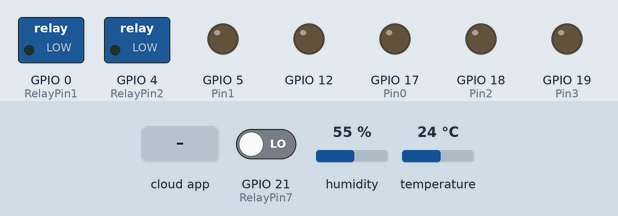
Simulated run of this sketch. Board: ESP32. On the bench: switched loads named in the sketch (green lamp = pin HIGH), output pins drawn as LEDs (lit = HIGH). The test bench sets the inputs (shaded band); at power-on: GPIO 21 (RelayPin7) LOW, humidity 55 %, temperature 24 °C. WiFi joins after 1.5 s; servers stay silent unless stated; no MQTT or app messages arrive unless stated; what the sketch prints to the serial monitor is not drawn.

Above: at 2.7 s.
2.8 s: the phone or cloud app sets 648727e2743f912070351f08 to 0
At 3.6 s:
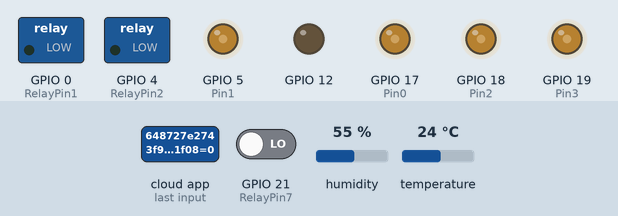
10.7 s: the phone or cloud app sets 647a06cb929949c1da7a198d to 1
At 11.9 s:
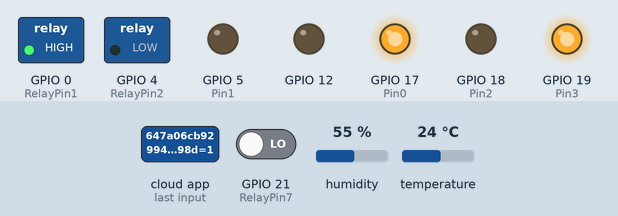
12.7 s: the phone or cloud app sets 647a3cc1929949c1da7a421f to 1
At 13.4 s:
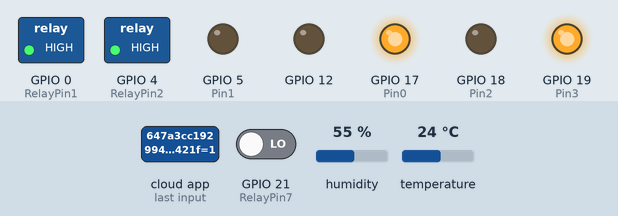
14.2 s: the phone or cloud app sets 647a06cb929949c1da7a198d to 0
At 15.4 s:
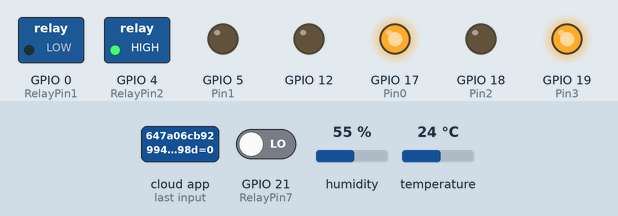
15.7 s: the phone or cloud app sets 647a3cc1929949c1da7a421f to 0
At 16.4 s:
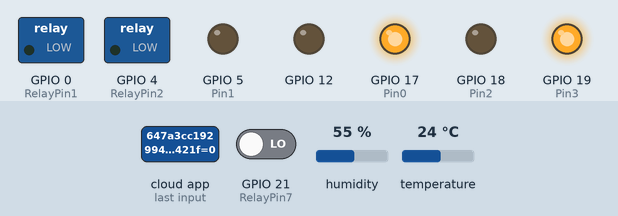
17.2 s: the phone or cloud app sets 648727e2743f912070351f08 to 1
At 26.4 s:
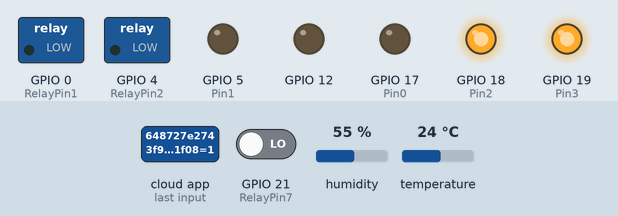
Timing chart, 0 to 26.9 s (numbered marks = the images above; inputs shaded):
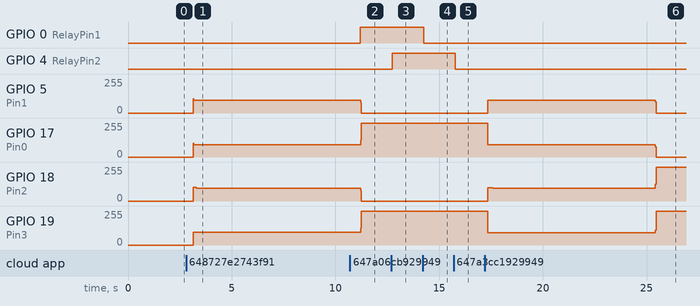

Measured:
- after the input at 2.8 s, GPIO 5 (Pin1): 0/255 → 96/255 after 0.33 s; GPIO 17 (Pin0): 0/255 → 93/255 after 0.33 s; GPIO 18 (Pin2): 0/255 → 102/255 after 0.33 s, → 96/255 0.16 s later; GPIO 19 (Pin3): 0/255 → 97/255 after 0.33 s
- after the input at 10.7 s, GPIO 0 (RelayPin1): LOW → HIGH after 0.51 s
- after the input at 12.7 s, GPIO 4 (RelayPin2): LOW → HIGH at once
- after the input at 14.2 s, GPIO 0 (RelayPin1): HIGH → LOW after 0.06 s
- after the input at 15.7 s, GPIO 4 (RelayPin2): HIGH → LOW after 0.08 s
- after the input at 17.2 s, GPIO 5 (Pin1): 0/255 → 97/255 after 0.14 s, → 0/255 8.1 s later; GPIO 17 (Pin0): 255/255 → 93/255 after 0.14 s, → 0/255 8.1 s later; GPIO 18 (Pin2): 0/255 → 101/255 after 0.14 s, → 94/255 0.24 s later, → 255/255 7.8 s later; GPIO 19 (Pin3): 255/255 → 92/255 after 0.14 s, → 255/255 8.1 s later

The sketch:

Home.ino
```cpp
#include <WiFi.h>
#include "SinricPro.h"
#include "SinricProSwitch.h"
#include <SinricProGarageDoor.h>
#include<PubSubClient.h>
#include <DHT.h>

#include <map>

// Paramètres du WIFI
const char* WIFI_SSID = "rabie";
const char* WIFI_PASS = "123456789";

// Paramètres du Broker MQTT
const char* mqttServer = "192.168.137.244";
const int mqttPort = 1883;

//Thingspeak
const char* serverTh = "api.thingspeak.com";
const char* apiKey = "RKPR1G70NCGDNOGF";

// Senric pro
#define APP_KEY "b7c25375-c9a6-467c-a123-0ac3b6f9e158"
#define APP_SECRET "31c67726-11ee-4047-8887-f51bfd387808-6bd270df-50c4-44c0-9f40-904aa8bf56e8"

// Paramètres pour l'automatisation
bool previousLampState = false; //Lampe
bool previousClimatState = false; //Climat


//ID dans Senric pro
#define device_ID_1 "647a06cb929949c1da7a198d" //Lampe
#define device_ID_2 "647a3cc1929949c1da7a421f" //Climate
#define device_ID_3 "648727e2743f912070351f08" //Porte


// les portes GPIO
#define RelayPin1 0   //Lampe
#define RelayPin2 4   //Climate

#define Pin0 17 //Porte
#define Pin1 5 //Porte
#define Pin2 18 //Porte
#define Pin3 19 //Porte

#define RelayPin7 21   //Presence
#define RelayPin8 22   //Temperature

DHT dht(RelayPin8,DHT11);

WiFiClient esclient;
PubSubClient client(esclient);

typedef struct {
  int relayPIN;
  int flipSwitchPIN;
} deviceConfig_t;

//LLiée chaque id avec un porte GPIO
std::map<String, deviceConfig_t> devices = {
  { device_ID_1, { RelayPin1 } },
  { device_ID_2, { RelayPin2 } },
  { device_ID_3, { 12 } }
};

// fonction pour configurer les porte GPIO en OUTPUT ou bien INPUT
void setupRelays() {
  for (auto &device : devices) {
    int relayPIN = device.second.relayPIN;
    pinMode(relayPIN, OUTPUT);
    digitalWrite(relayPIN, LOW);
  }
    pinMode(Pin0, OUTPUT);
    pinMode(Pin1, OUTPUT);
    pinMode(Pin2, OUTPUT);
    pinMode(Pin3, OUTPUT);

  pinMode(RelayPin7, INPUT);   //Presence

}

//Connexion au MQTT
void setupMQTT(){
  client.setServer(mqttServer, mqttPort);
  while (!client.connected()) {
    if (client.connect("ESP32Client")) {
      Serial.println("Connecté au Broker MQTT !");
    } else {
      Serial.print("Échec de la connexion au Broker MQTT. Erreur = ");
      Serial.println(client.state());
    }
  }
}

//Connexion au WIFI
void setupWiFi() {
  Serial.printf("\r\n[Wifi]: Connecting");
  WiFi.begin(WIFI_SSID, WIFI_PASS);

  while (WiFi.status() != WL_CONNECTED) {
    Serial.printf(".");
    delay(250);
  }

  Serial.printf("connected!\r\n[WiFi]: IP-Address is %s\r\n", WiFi.localIP().toString().c_str());
}


// Fonction pour ouvrire ou fermer la porte
void Porte(bool state){
  int _step = 0;
  if(state){
      for (int i=0; i<8000; i++){
          switch(_step){
          case 0:
            digitalWrite(Pin0, LOW);
            digitalWrite(Pin1, LOW);
            digitalWrite(Pin2, LOW);
            digitalWrite(Pin3, HIGH);
          break;
          case 1:
            digitalWrite(Pin0, LOW);
            digitalWrite(Pin1, LOW);
            digitalWrite(Pin2, HIGH);
            digitalWrite(Pin3, HIGH);
          break;
          case 2:
            digitalWrite(Pin0, LOW);
            digitalWrite(Pin1, LOW);
            digitalWrite(Pin2, HIGH);
            digitalWrite(Pin3, LOW);
          break;
          case 3:
            digitalWrite(Pin0, LOW);
            digitalWrite(Pin1, HIGH);
            digitalWrite(Pin2, HIGH);
            digitalWrite(Pin3, LOW);
          break;
          case 4:
            digitalWrite(Pin0, LOW);
            digitalWrite(Pin1, HIGH);
            digitalWrite(Pin2, LOW);
            digitalWrite(Pin3, LOW);
          break;
          case 5:
            digitalWrite(Pin0, HIGH);
            digitalWrite(Pin1, HIGH);
            digitalWrite(Pin2, LOW);
            digitalWrite(Pin3, LOW);
          break;
            case 6:
            digitalWrite(Pin0, HIGH);
            digitalWrite(Pin1, LOW);
            digitalWrite(Pin2, LOW);
            digitalWrite(Pin3, LOW);
          break;
          case 7:
            digitalWrite(Pin0, HIGH);
            digitalWrite(Pin1, LOW);
            digitalWrite(Pin2, LOW);
            digitalWrite(Pin3, HIGH);
          break;
          default:
            digitalWrite(Pin0, LOW);
            digitalWrite(Pin1, LOW);
            digitalWrite(Pin2, LOW);
            digitalWrite(Pin3, LOW);
          break;
          }
          if(false){
          _step++;
          }else{
          _step--;
          }
          if(_step>7){
          _step=0;
          }
          if(_step<0){
          _step=7;
          }
          delay(1);
      }
  }else{
      for (int i=0; i<8000; i++){
          switch(_step){
          case 0:
            digitalWrite(Pin0, LOW);
            digitalWrite(Pin1, LOW);
            digitalWrite(Pin2, LOW);
            digitalWrite(Pin3, HIGH);
          break;
          case 1:
            digitalWrite(Pin0, LOW);
            digitalWrite(Pin1, LOW);
            digitalWrite(Pin2, HIGH);
            digitalWrite(Pin3, HIGH);
          break;
          case 2:
            digitalWrite(Pin0, LOW);
            digitalWrite(Pin1, LOW);
            digitalWrite(Pin2, HIGH);
            digitalWrite(Pin3, LOW);
          break;
          case 3:
            digitalWrite(Pin0, LOW);
            digitalWrite(Pin1, HIGH);
            digitalWrite(Pin2, HIGH);
            digitalWrite(Pin3, LOW);
          break;
          case 4:
            digitalWrite(Pin0, LOW);
            digitalWrite(Pin1, HIGH);
            digitalWrite(Pin2, LOW);
            digitalWrite(Pin3, LOW);
          break;
          case 5:
            digitalWrite(Pin0, HIGH);
            digitalWrite(Pin1, HIGH);
            digitalWrite(Pin2, LOW);
            digitalWrite(Pin3, LOW);
          break;
            case 6:
            digitalWrite(Pin0, HIGH);
            digitalWrite(Pin1, LOW);
            digitalWrite(Pin2, LOW);
            digitalWrite(Pin3, LOW);
          break;
          case 7:
            digitalWrite(Pin0, HIGH);
            digitalWrite(Pin1, LOW);
            digitalWrite(Pin2, LOW);
            digitalWrite(Pin3, HIGH);
          break;
          default:
            digitalWrite(Pin0, LOW);
            digitalWrite(Pin1, LOW);
            digitalWrite(Pin2, LOW);
            digitalWrite(Pin3, LOW);
          break;
          }
          if(true){
          _step++;
          }else{
          _step--;
          }
          if(_step>7){
          _step=0;
          }
          if(_step<0){
          _step=7;
          }
          delay(1);
      }
  }

}

// Fonction qui envoi la temperature vers ThingSpeak
void ServerClient(int temperature){

  if (esclient.connect("api.thingspeak.com", 80)) {
    // Construction de la requête HTTP pour envoyer les données à ThingSpeak
    String postData = "api_key=";
    postData += "RKPR1G70NCGDNOGF";
    postData += "&field1=";
    postData += String(temperature);
    Serial.println(temperature);

    esclient.println("POST /update HTTP/1.1");
    esclient.println("Host: " + String("api.thingspeak.com"));
    esclient.println("Connection: close");
    esclient.println("Content-Type: application/x-www-form-urlencoded");
    esclient.println("Content-Length: " + String(postData.length()));
    esclient.println();
    esclient.println(postData);
    esclient.println();
  } else {
    Serial.println("Erreur lors de la connexion au serveur ThingSpeak !");
  }
}

// Fonction pour allumer la lampe automatiquement si il y a un mouvement
void AlumerLampe() {
  int etatCapteur = digitalRead(RelayPin7);
  bool currentLampState = (etatCapteur == HIGH);

  if (currentLampState != previousLampState) {
    digitalWrite(RelayPin1, currentLampState);
    SinricProSwitch &mySwitch = SinricPro[device_ID_1];
    mySwitch.sendPowerStateEvent(currentLampState);
    previousLampState = currentLampState;
  }
}

// Fonction pour demarer la climatiseur si la temperature est superieur a 32
void AlumerClimate() {

  int temp = dht.readTemperature();
  bool currentClimatState;
    currentClimatState=(temp>=32);
    if (currentClimatState != previousClimatState) {
    digitalWrite(RelayPin2, currentClimatState);
    SinricProSwitch &mySwitch = SinricPro[device_ID_2];
    mySwitch.sendPowerStateEvent(currentClimatState);
    previousClimatState = currentClimatState;

    }
    ServerClient(temp);
}

// Fonction pour envoyer un message vers le serveur MQTT
void VERSMQTTP(String deviceId, bool state) {
    int relayPIN = devices[deviceId].relayPIN;

  // Vérification si la lecture a réussi
  if (isnan(state) || isnan(relayPIN)) {
    Serial.println("Échec de la lecture !");
    return;
  }

  // Conversion des valeurs en chaînes de caractères
  String relayPINString = String(relayPIN);
  String stateString = state ? "ON" : "OFF";

  // Publication des données sur le Broker MQTT
  String topic = "state";
  String payload = "Le LED " + relayPINString + " est " + stateString;
  client.publish(topic.c_str(), payload.c_str());
  Serial.println("Message envoyer !");
}

// Fonction pour changer l'etat d'un perephirique a distance,
//soit par le site sinric pro ou bien Google Home ou bien Alexa d'Amazone
bool onPowerState(String deviceId, bool &state) {
    int relayPIN = devices[deviceId].relayPIN;
    if(deviceId == device_ID_3){
      VERSMQTTP(deviceId, state);
      Porte(state);
      Serial.printf("Porte : %s\r\n", state ? ": Fermee" : ": Ouvert");
      return true;
    }
    else{
      VERSMQTTP(deviceId, state);
      digitalWrite(relayPIN, state);             // set the new relay state
      Serial.printf("%s: %s\r\n", deviceId.c_str(), state ? ": on" : ": off");
      return true;
    }
}


//fonction qui lit la comande a partir de sinric pro ou un autre
// assistant et changer l'etat d'un periphirique a l'aide de la fonction onPowerState()
void setupSinricPro() {
  SinricProGarageDoor &myGarageDoor = SinricPro[device_ID_3];
  for (auto &device : devices) {
    const char *deviceId = device.first.c_str();
    if(deviceId != device_ID_3){
      SinricProSwitch &mySwitch = SinricPro[deviceId];
      mySwitch.onPowerState(onPowerState);
    }
  }

  SinricPro.begin(APP_KEY, APP_SECRET);
  SinricPro.restoreDeviceStates(true);
}


//La fonction setup()
void setup() {
  Serial.begin(115200);
  setupRelays();
  setupWiFi();
  setupMQTT();
  dht.begin();
  setupSinricPro();
}

//La fonction loop()
void loop() {

  SinricPro.handle();

  AlumerClimate();
  delay(300);

  AlumerLampe();
}
```
